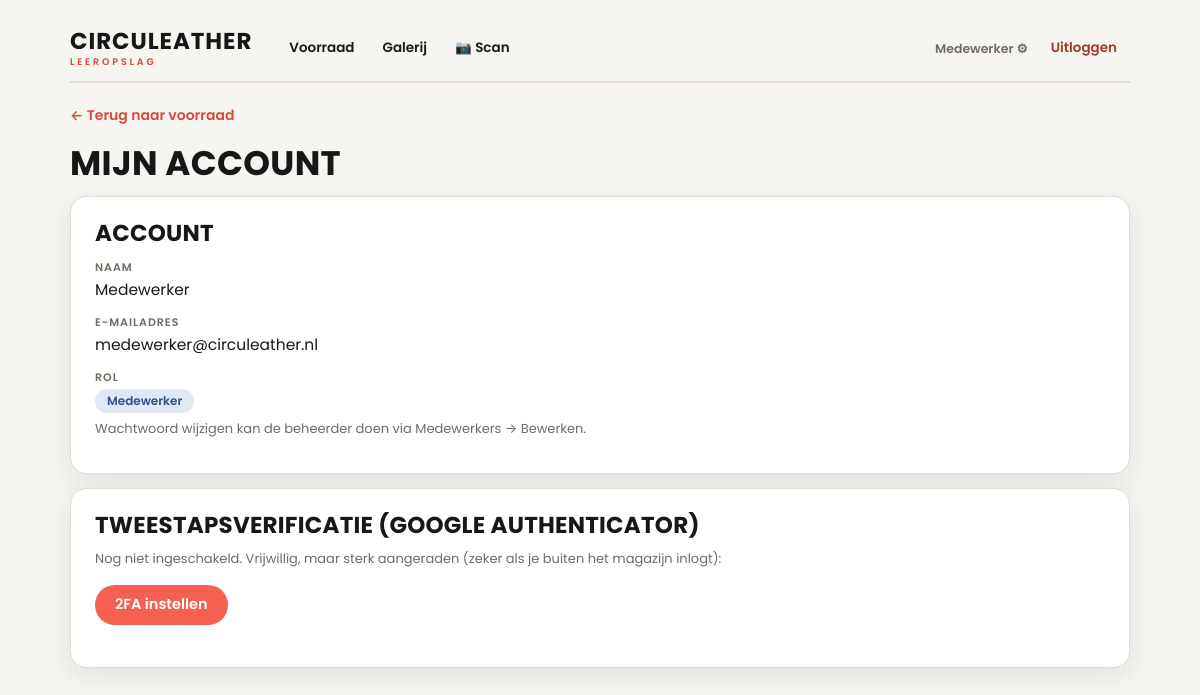
Screenshot of /profile.php (signed in) with the database file from the repository.
### tables this page shows
CREATE TABLE IF NOT EXISTS gebruikers (
    id INT AUTO_INCREMENT PRIMARY KEY,
    naam VARCHAR(150) NOT NULL,
    email VARCHAR(150) NOT NULL UNIQUE,
    wachtwoord_hash VARCHAR(255) NOT NULL,
    rol ENUM('admin', 'medewerker') NOT NULL DEFAULT 'medewerker',
    actief TINYINT(1) NOT NULL DEFAULT 1,
    totp_secret VARCHAR(64) NULL,
    aangemaakt_op DATETIME NOT NULL DEFAULT CURRENT_TIMESTAMP
) DEFAULT CHARSET=utf8mb4;

### src/auth.php (called while the page is built, shortened)
<?php
function ingelogdeGebruiker(): ?array
{
    return $_SESSION['gebruiker'] ?? null;
}
function rolLabel(string $rol): string
{
    return $rol === 'admin' ? 'Beheerder' : 'Medewerker';
}

### src/profile.php (the view, shortened to what this page needs)
<?php
require 'auth.php';
$gebruiker = ingelogdeGebruiker();
$id = (int)$gebruiker['id'];
$stmt = $pdo->prepare('SELECT id, naam, email, rol, actief, totp_secret FROM gebruikers WHERE id = ?');
$stmt->execute([$id]);
$rij = $stmt->fetch();
?>
<!DOCTYPE html>
<html lang="nl">
<head>
    <link rel="stylesheet" href="style.css?v=3">
</head>
<body>
    <?php include 'nav.php'; ?>
    <a class="back-link" href="index.php">&larr; Terug naar voorraad</a>
    <h1>Mijn account</h1>
    <div class="kaart">
        <h2>Account</h2>
        <dl>
            <dt>Naam</dt><dd><?= htmlspecialchars($rij['naam']) ?></dd>
            <dt>E-mailadres</dt><dd><?= htmlspecialchars($rij['email']) ?></dd>
            <dt>Rol</dt><dd><span class="badge <?= htmlspecialchars($rij['rol']) ?>"><?= htmlspecialchars(rolLabel($rij['rol'])) ?></span></dd>
        </dl>
        <p class="meta">Wachtwoord wijzigen kan de beheerder doen via Medewerkers → Bewerken.</p>
    </div>
    <div class="kaart">
        <h2>Tweestapsverificatie (Google Authenticator)</h2>
        <?php if (!empty($rij['totp_secret'])): ?>
            <p class="meta"><span class="badge beschikbaar">Aan</span> Bij elke inlogbeurt wordt ná je
            wachtwoord een 6-cijferige code uit de app gevraagd.</p>
            <p class="meta">De eenmalige herstelcodes zijn bij het instellen getoond. Ben je ze kwijt?
            Kies “Opnieuw instellen” en bewaar de nieuwe codes goed.</p>
            <form method="post">
                <input type="hidden" name="actie" value="uit">
                <label for="code-uit">Code om 2FA uit te zetten</label>
                <input type="text" id="code-uit" name="code" inputmode="numeric" placeholder="000000" required>
                <button type="submit">2FA uitzetten</button>
            </form>
            <form method="post">
                <input type="hidden" name="actie" value="vervang">
                <label for="code-vervang">Code om 2FA opnieuw in te stellen (nieuwe QR + herstelcodes)</label>
                <input type="text" id="code-vervang" name="code" inputmode="numeric" placeholder="000000" required>
                <button type="submit">Opnieuw instellen</button>
            </form>
        <?php else: ?>
            <p class="meta">Nog niet ingeschakeld.
            <?php if ($rij['rol'] === 'admin'): ?>
                Voor beheerders is dit <strong>verplicht</strong> — de volgende keer dat je inlogt word je
                er doorheen geleid. Je kunt het ook nu alvast doen:
            <?php else: ?>
                Vrijwillig, maar sterk aangeraden (zeker als je buiten het magazijn inlogt):
            <?php endif; ?>
            </p>
            <div class="knoppen">
                <a href="2fa-setup.php">2FA instellen</a>
            </div>
        <?php endif; ?>
    </div>
</body>
</html>

### src/nav.php (shortened to what this page needs)
<?php
$navGebruiker = ingelogdeGebruiker();
?>
<header class="sitekop">
    <a class="merk" href="index.php">Circuleather<span class="tagline">leeropslag</span></a>
    <nav class="topnav">
        <a href="index.php">Voorraad</a>
        <a href="galerij.php">Galerij</a>
        <a href="scan.php">📷 Scan</a>
        <a class="gebruiker" href="profile.php" title="Mijn account"><?= htmlspecialchars($navGebruiker['naam']) ?> ⚙</a>
        <a class="uitloggen" href="logout.php">Uitloggen</a>
    </nav>
</header>

### src/style.css (style rules this page uses)
:root { --crème: #f6f5f1; --wit: #ffffff; --ink: #1a1917; --mild: #6f6c63; --bruin: #171717; --leer: #f46152; --leer-donker: #d9483a; --beige: #efe9de; --lijn: #e2ddd2; --groen: #3f6b3a; --rood: #a03a2a; --schaduw: 0 8px 26px rgba(23, 23, 23, .09); --radius: 16px; }
* { box-sizing: border-box; }
html { -webkit-text-size-adjust: 100%; }
body { margin: 0 auto; max-width: 1120px; padding: clamp(10px, 2.5vw, 30px); background: var(--crème); color: var(--ink); font-family: "Poppins", system-ui, -apple-system, "Segoe UI", Roboto, Helvetica, Arial, sans-serif; font-size: 15.5px; line-height: 1.55; }
h1, h2 { font-family: "Poppins", system-ui, sans-serif; font-weight: 700; color: var(--bruin); line-height: 1.12; letter-spacing: .01em; }
h1 { font-size: clamp(23px, 5.5vw, 34px); text-transform: uppercase; margin: .15em 0 .35em; }
h2 { font-size: clamp(18px, 3.4vw, 23px); text-transform: uppercase; margin: .45em 0 .5em; }
a { color: var(--leer-donker); }
.back-link { display: inline-block; margin: 4px 0 12px; font-weight: 600; text-decoration: none; font-size: 14px; }
.sitekop { display: flex; flex-wrap: wrap; align-items: center; gap: 8px 24px; margin-bottom: 18px; padding-bottom: 14px; border-bottom: 2px solid var(--lijn); }
.sitekop .merk { font-family: "Poppins", sans-serif; font-size: clamp(18px, 4vw, 23px); font-weight: 700; letter-spacing: .04em; text-transform: uppercase; color: var(--bruin); text-decoration: none; line-height: 1; }
.sitekop .merk .tagline { display: block; font-family: "Poppins", sans-serif; font-size: 9.5px; font-weight: 600; letter-spacing: .3em; text-transform: uppercase; color: var(--leer-donker); margin-top: 4px; }
.topnav { display: flex; flex-wrap: wrap; align-items: center; gap: 2px; flex: 1 1 320px; }
.topnav a { color: var(--ink); text-decoration: none; font-weight: 600; font-size: 13.5px; padding: 8px 13px; border-radius: 999px; }
.topnav .uitloggen { color: var(--rood); }
.topnav .gebruiker { margin-left: auto; color: var(--mild); font-size: 12.5px; padding: 6px 8px; white-space: nowrap; }
.knoppen { display: flex; flex-wrap: wrap; gap: 8px; margin: 14px 0 18px; }
.knoppen a, .knoppen button, button, .handmatig button { display: inline-block; padding: 11px 20px; background: var(--leer); color: #fff; text-decoration: none; border: none; border-radius: 999px; cursor: pointer; font-family: inherit; font-size: 14.5px; font-weight: 600; line-height: 1.2; }
@media (min-width: 640px) { .knoppen a, .knoppen button { flex: 0 0 auto; } }
.badge { display: inline-block; padding: 3px 12px; border-radius: 999px; font-size: 12px; font-weight: 600; white-space: nowrap; }
.badge.medewerker { background: #e0e8f4; color: #2c538c; }
.meta { color: var(--mild); font-size: 13px; margin: 4px 0 10px; }
.kaart { background: var(--wit); border: 1px solid var(--lijn); border-radius: var(--radius); padding: clamp(14px, 3vw, 24px); margin: 14px 0; box-shadow: var(--schaduw); }
.kaart h2 { margin: 0 0 10px; }
.kaart dl { margin: 6px 0; }
.kaart dt { font-weight: 600; font-size: 11px; letter-spacing: .09em; text-transform: uppercase; color: var(--mild); margin-top: 12px; }
.kaart dd { margin: 2px 0 0; }
.kaart .knoppen { margin-top: 16px; }
.kaart .knoppen a, .kaart .knoppen button { flex: 1 1 100%; text-align: center; }
@media (min-width: 560px) { .kaart .knoppen a, .kaart .knoppen button { flex: 0 0 auto; } }

### rows the page displays
gebruikers: naam "Medewerker", email "medewerker@circuleather.nl", rol "Medewerker"
